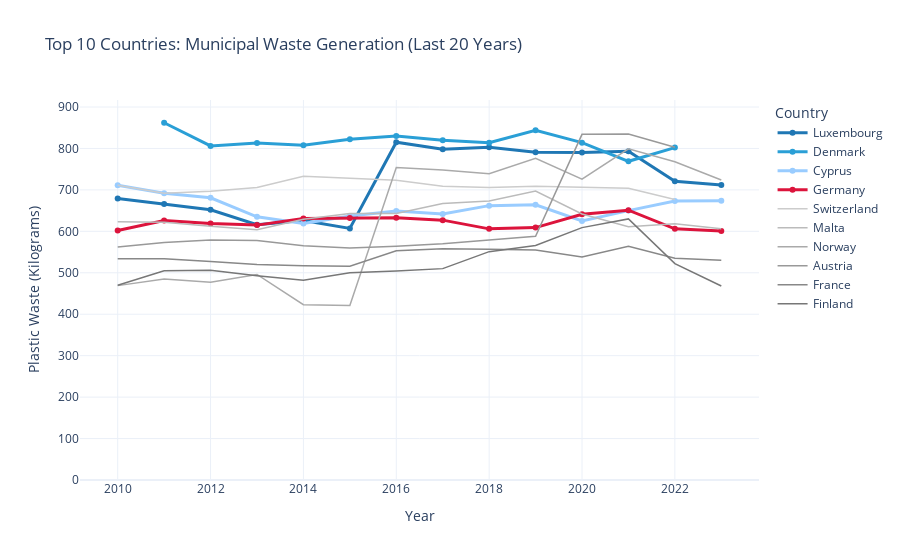

This figure's notebook cell:
### Code cell
# Filter the last 10 years
last_10_years = sorted(df_municipal_waste['TIME_PERIOD'].unique())[-20:]
df_recent = df_municipal_waste[df_municipal_waste['TIME_PERIOD'].isin(last_20_years)]

# Group by country and sum plastic waste over last 10 years
country_totals = df_recent.groupby('Geopolitical entity (reporting)')['OBS_VALUE'].sum().sort_values(ascending=False)

# Get top 10 countries
top10_countries = country_totals.head(10).index.tolist()
top3 = top10_countries[:3]
rest = top10_countries[3:]

# Check if Germany is in top 10
germany_label = "Germany"
germany_entry = [c for c in top10_countries if "Germany" in c]
rest_except_germany = [c for c in rest if c != germany_entry[0]] if germany_entry else rest

# Filter data only for top 10 countries
df_top10 = df_recent[df_recent['Geopolitical entity (reporting)'].isin(top10_countries)]

# Create figure
fig = go.Figure()

# Add top 3 countries with shades of blue
top3_colors = ['#1f77b4', '#2a9fd6', '#99ccff']
for i, country in enumerate(top3):
    df_country = df_top10[df_top10['Geopolitical entity (reporting)'] == country]
    fig.add_trace(go.Scatter(
        x=df_country['TIME_PERIOD'],
        y=df_country['OBS_VALUE'],
        mode='lines+markers',
        name=country,
        line=dict(color=top3_colors[i], width=3),
        marker=dict(size=6)
    ))

# Add Germany with a distinct color (red)
if germany_entry:
    df_germany = df_top10[df_top10['Geopolitical entity (reporting)'] == germany_entry[0]]
    fig.add_trace(go.Scatter(
        x=df_germany['TIME_PERIOD'],
        y=df_germany['OBS_VALUE'],
        mode='lines+markers',
        name='Germany',
        line=dict(color='crimson', width=3),
        marker=dict(size=6, symbol='circle')
    ))

# Add remaining countries with subtle grey gradient
grey_shades = ['#cccccc', '#bbbbbb', '#aaaaaa', '#999999', '#888888', '#777777']
for i, country in enumerate(rest_except_germany):
    df_country = df_top10[df_top10['Geopolitical entity (reporting)'] == country]
    fig.add_trace(go.Scatter(
        x=df_country['TIME_PERIOD'],
        y=df_country['OBS_VALUE'],
        mode='lines',
        name=country,
        line=dict(color=grey_shades[i % len(grey_shades)], width=1.5),
        showlegend=True
    ))

# Layout customization
fig.update_layout(
    title='Top 10 Countries: Municipal Waste Generation (Last 10 Years)',
    xaxis_title='Year',
    yaxis_title='Plastic Waste (Kilograms)',
    yaxis=dict(rangemode='tozero'),  # Start y-axis at 0
    template='plotly_white',
    legend_title='Country',
    hovermode='x unified'
)

fig.show()

### Figure 1 — Plotly figure (JSON) as saved in the notebook; plotly's stock layout.template omitted (floating-point values rounded to 4 significant figures)
{"data": [{"line": {"color": "#1f77b4", "width": 3}, "marker": {"size": 6}, "mode": "lines+markers", "name": "Luxembourg", "type": "scatter", "x": [2010, 2011, 2012, 2013, 2014, 2015, 2016, 2017, 2018, 2019, 2020, 2021, 2022, 2023], "y": [679, 666, 652, 616, 626, 607, 815, 798, 803, 791, 790, 793, 721, 712]}, {"line": {"color": "#2a9fd6", "width": 3}, "marker": {"size": 6}, "mode": "lines+markers", "name": "Denmark", "type": "scatter", "x": [2011, 2012, 2013, 2014, 2015, 2016, 2017, 2018, 2019, 2020, 2021, 2022], "y": [862, 806, 813, 808, 822, 830, 820, 814, 844, 814, 769, 802]}, {"line": {"color": "#99ccff", "width": 3}, "marker": {"size": 6}, "mode": "lines+markers", "name": "Cyprus", "type": "scatter", "x": [2010, 2011, 2012, 2013, 2014, 2015, 2016, 2017, 2018, 2019, 2020, 2021, 2022, 2023], "y": [711, 692, 681, 635, 619, 637, 649, 642, 662, 664, 625, 650, 673, 674]}, {"line": {"color": "crimson", "width": 3}, "marker": {"size": 6, "symbol": "circle"}, "mode": "lines+markers", "name": "Germany", "type": "scatter", "x": [2010, 2011, 2012, 2013, 2014, 2015, 2016, 2017, 2018, 2019, 2020, 2021, 2022, 2023], "y": [602, 626, 619, 615, 631, 632, 633, 627, 606, 609, 641, 651, 606, 601]}, {"line": {"color": "#cccccc", "width": 1.5}, "mode": "lines", "name": "Switzerland", "showlegend": true, "type": "scatter", "x": [2010, 2011, 2012, 2013, 2014, 2015, 2016, 2017, 2018, 2019, 2020, 2021, 2022], "y": [711, 692, 697, 706, 733, 728, 723, 709, 706, 709, 706, 704, 677]}, {"line": {"color": "#bbbbbb", "width": 1.5}, "mode": "lines", "name": "Malta", "showlegend": true, "type": "scatter", "x": [2010, 2011, 2012, 2013, 2014, 2015, 2016, 2017, 2018, 2019, 2020, 2021, 2022, 2023], "y": [623, 622, 612, 604, 629, 643, 643, 667, 673, 697, 642, 611, 618, 606]}, {"line": {"color": "#aaaaaa", "width": 1.5}, "mode": "lines", "name": "Norway", "showlegend": true, "type": "scatter", "x": [2010, 2011, 2012, 2013, 2014, 2015, 2016, 2017, 2018, 2019, 2020, 2021, 2022, 2023], "y": [469, 485, 477, 496, 423, 421, 754, 748, 739, 776, 726, 799, 768, 724]}, {"line": {"color": "#999999", "width": 1.5}, "mode": "lines", "name": "Austria", "showlegend": true, "type": "scatter", "x": [2010, 2011, 2012, 2013, 2014, 2015, 2016, 2017, 2018, 2019, 2020, 2021, 2022], "y": [562, 573, 579, 578, 565, 560, 564, 570, 579, 588, 834, 835, 803]}, {"line": {"color": "#888888", "width": 1.5}, "mode": "lines", "name": "France", "showlegend": true, "type": "scatter", "x": [2010, 2011, 2012, 2013, 2014, 2015, 2016, 2017, 2018, 2019, 2020, 2021, 2022, 2023], "y": [534, 534, 527, 520, 517, 516, 553, 558, 557, 555, 538, 564, 535, 530]}, {"line": {"color": "#777777", "width": 1.5}, "mode": "lines", "name": "Finland", "showlegend": true, "type": "scatter", "x": [2010, 2011, 2012, 2013, 2014, 2015, 2016, 2017, 2018, 2019, 2020, 2021, 2022, 2023], "y": [470, 505, 506, 493, 482, 500, 504, 510, 551, 566, 609, 630, 522, 468]}], "layout": {"hovermode": "x unified", "legend": {"title": {"text": "Country"}}, "title": {"text": "Top 10 Countries: Municipal Waste Generation (Last 20 Years)"}, "xaxis": {"title": {"text": "Year"}}, "yaxis": {"rangemode": "tozero", "title": {"text": "Plastic Waste (Kilograms)"}}}}
